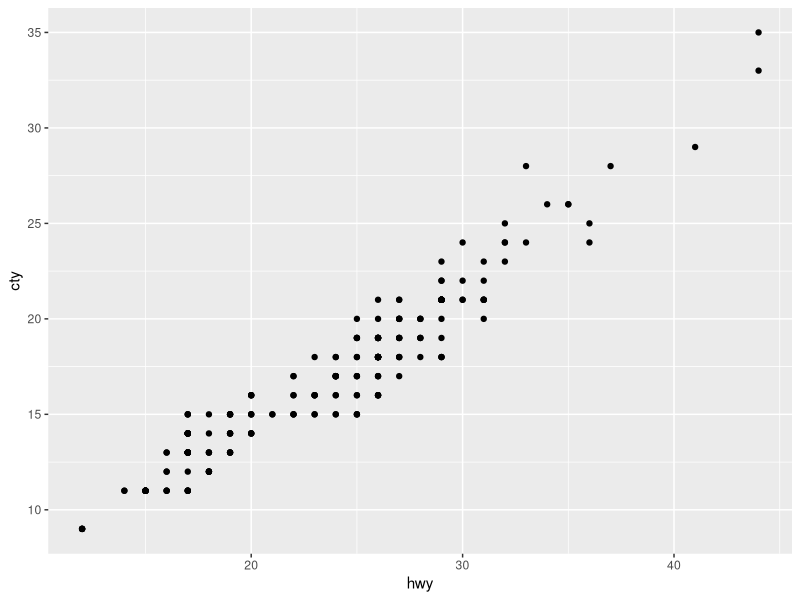
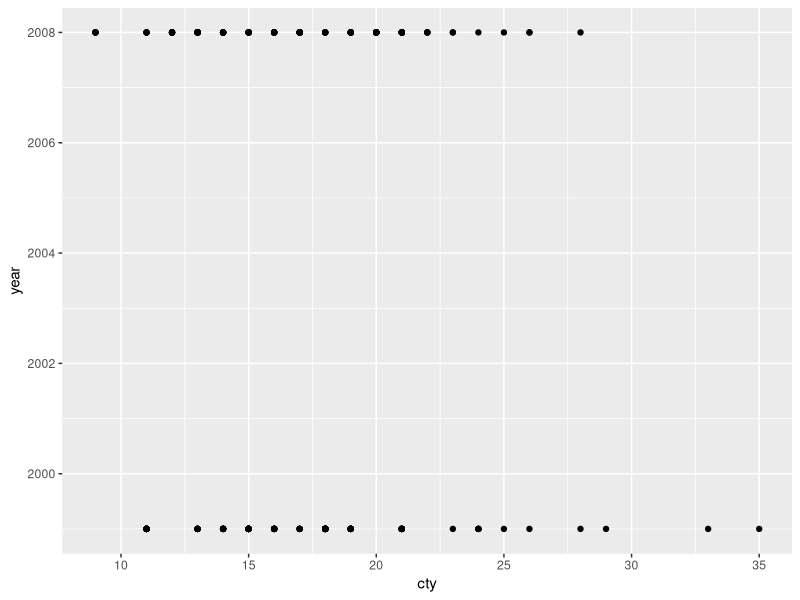
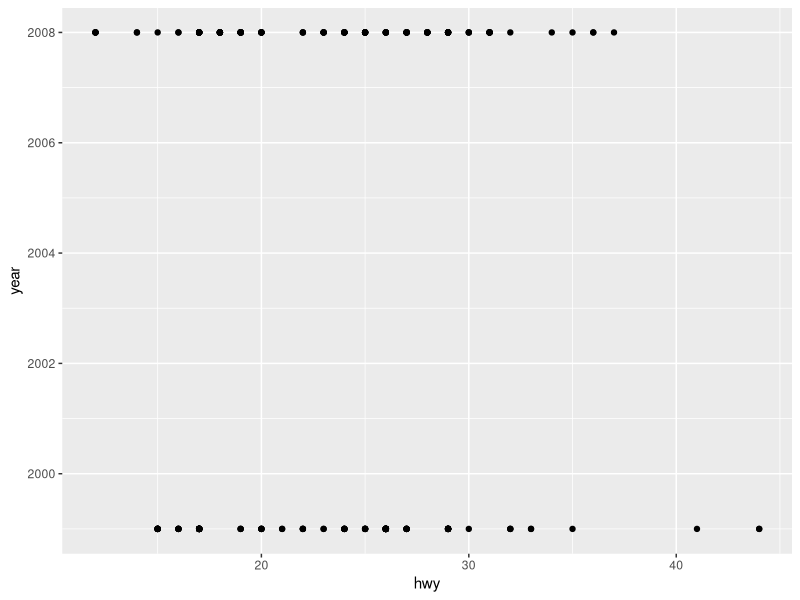

The R source for these figures, in order:
## ---- chunk 1
knitr::opts_chunk$set(echo = TRUE)
## ---- chunk 2
cel <- c((15 - 32) * (5/9), (-10 - 32) * (5/9))
cel
## ---- chunk 3
vec200 <- rep(c(1,0), times=200)
vec200
## ---- chunk 4
numPerfect <- (floor(sqrt(1001)) - ceiling(sqrt(1)) + 1)
numPerfect 
## ---- chunk 5
library(ggplot2)
#1.) Sorted hwy mpg from highest to lowest. Found the top 3 highest hwy and looked manually in the data set table to find the correspoing values to combine.
head(sort(mpg$hwy, decreasing = TRUE), 3)
top3 <- mpg[c(213,222,223),]
top3

#2.) Used the nrow function to find how many models have the compact class.
numCompact <- nrow(mpg[mpg$class == "compact",])
numCompact

#3.) The graph is linear which means the relationship between the 2 variables is proportional. There are few points visible due to the fact that some points may have the same cty and hwy, so some points overlap. 
qplot(hwy, cty, data=mpg)

#4.) From the scatter plots you can see that cars from 1999 have the highest cty and hwy. When we look at the summaries we see the means are very similar with 2008 having a slighty bigger hwy, and 1999 having a slightly higher cty. However, the 3rd quartile is greater in 2008 for both hwy and cty which means the majority of the numbers are greater in the 2008 data set than 1999 data set. So from this we can conclude that in 2008 cars were more efficient. 
qplot(cty, year, data=mpg)
qplot(hwy, year, data=mpg)
summary(mpg[mpg$year == 2008, c("hwy", "cty")])
summary(mpg[mpg$year == 1999, c("hwy", "cty")])
